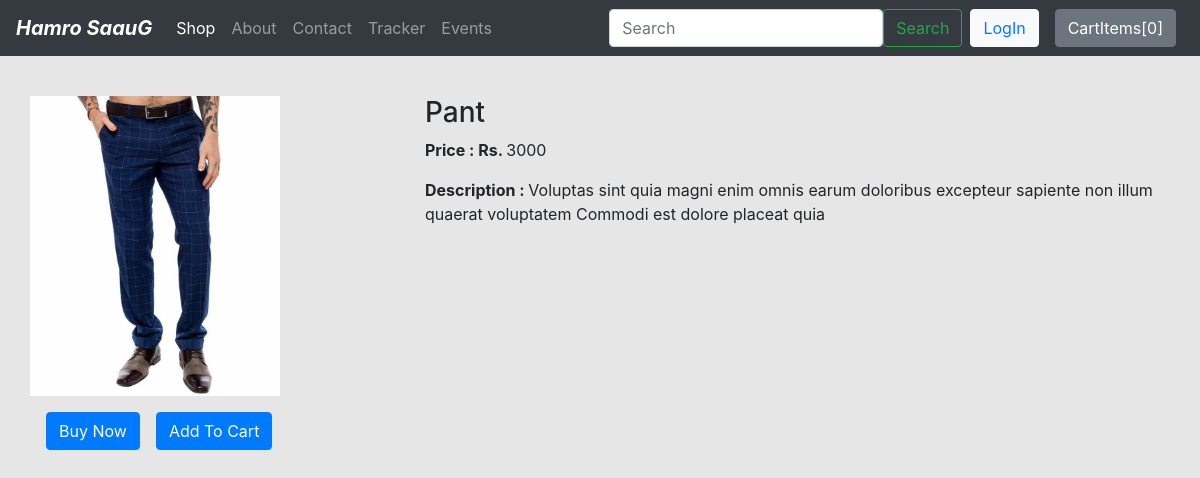
The app's page /product/16 with its own data.
### shop/models.py (models this page shows, shortened)
class Product(models.Model):
    product_name = models.CharField(max_length=50)
    category = models.CharField(max_length=50, default="")
    sub_category = models.CharField(max_length=50, default="")
    price = models.IntegerField(default="0")
    desciption = models.CharField(max_length=300)
    publish_date = models.DateField()
    image = models.ImageField(upload_to="shop/images", default="")

### shop/views.py (the view)
# urls.py: path('product/<int:pro_id>', views.product_view, name='product_view'),
def product_view(request, pro_id):
    product = Product.objects.filter(id=pro_id) #QuerySet_list with only one product
    return render(request, 'shop/product_view.html', {'product_item':product[0]})

### shop/templates/shop/product_view.html (shortened to what this page needs)
{% extends 'shop/basic.html' %}
{% block body %}
<div class="container my-4">
<br>
    <div class="row mt-5 ">
        <div class="col-md-4">
            <div class="row">
                <img src="/media/{{ product_item.image }}" alt="" height="300px" width="250px">
            </div>
            <div class="row my-3">
                <div class="btn btn-primary mx-3">Buy Now</div>
                <div class="btn btn-primary">Add To Cart</div>
            </div>
        </div>
        <div class="col-md-8">
            <h3> {{ product_item.product_name }} </h3>
            <p><b> Price : Rs. </b> {{ product_item.price }} </p>
            <p><b>Description : </b> {{ product_item.desciption }} </p>
            </div>
        </div>
    </div>
{% endblock %}

### shop/templates/shop/basic.html (style rules this page uses)
* { box-sizing: border-box; }
body { background-color:#e6e6e6; }

### records on screen
Product: image (picture), product_name "Pant", price "3000", desciption "Voluptas sint quia magni enim omnis earum doloribus excepteur sapiente non illum quaerat voluptatem Commodi est dolore placeat quia"
